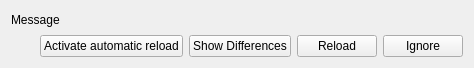
<?xml version="1.0" encoding="UTF-8"?>
<ui version="4.0">
 <class>EditorOutdatedWidget</class>
 <widget class="QWidget" name="EditorOutdatedWidget">
  <property name="geometry">
   <rect>
    <x>0</x>
    <y>0</y>
    <width>474</width>
    <height>68</height>
   </rect>
  </property>
  <property name="sizePolicy">
   <sizepolicy hsizetype="Expanding" vsizetype="Fixed">
    <horstretch>0</horstretch>
    <verstretch>0</verstretch>
   </sizepolicy>
  </property>
  <property name="contextMenuPolicy">
   <enum>Qt::ContextMenuPolicy::NoContextMenu</enum>
  </property>
  <property name="autoFillBackground">
   <bool>true</bool>
  </property>
  <layout class="QVBoxLayout" name="verticalLayout">
   <item>
    <widget class="QLabel" name="messageLabel">
     <property name="text">
      <string notr="true">Message</string>
     </property>
     <property name="wordWrap">
      <bool>true</bool>
     </property>
    </widget>
   </item>
   <item>
    <layout class="QHBoxLayout" name="horizontalLayout">
     <item>
      <spacer name="horizontalSpacer">
       <property name="orientation">
        <enum>Qt::Orientation::Horizontal</enum>
       </property>
       <property name="sizeHint" stdset="0">
        <size>
         <width>40</width>
         <height>20</height>
        </size>
       </property>
      </spacer>
     </item>
     <item>
      <widget class="QPushButton" name="autoReloadButton">
       <property name="toolTip">
        <string>Select to activate automatic reloading until the editor is closed.</string>
       </property>
       <property name="text">
        <string>Activate automatic reload</string>
       </property>
      </widget>
     </item>
     <item>
      <widget class="QPushButton" name="diffButton">
       <property name="toolTip">
        <string>Select to open a dialog showing the differences between the editor text and the file contents.</string>
       </property>
       <property name="text">
        <string>Show Differences</string>
       </property>
      </widget>
     </item>
     <item>
      <widget class="QPushButton" name="reloadButton">
       <property name="toolTip">
        <string>Select to reload the file (potentially loosing all changes)</string>
       </property>
       <property name="text">
        <string>Reload</string>
       </property>
      </widget>
     </item>
     <item>
      <widget class="QPushButton" name="ignoreButton">
       <property name="toolTip">
        <string>Select to ignore all external changes until the editor is closed.</string>
       </property>
       <property name="text">
        <string>Ignore</string>
       </property>
      </widget>
     </item>
    </layout>
   </item>
  </layout>
 </widget>
 <resources/>
 <connections/>
</ui>
